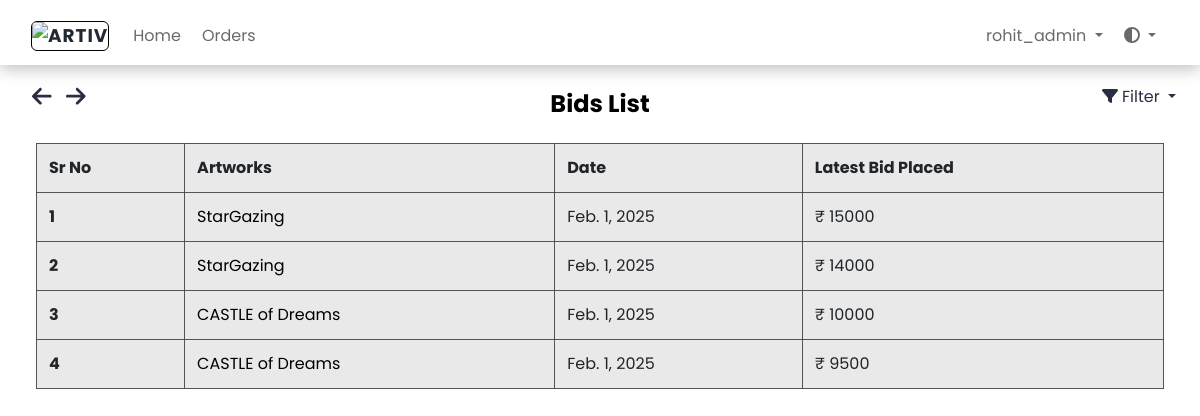
The app's page /dashboard/bidlist/ (signed in), older data.
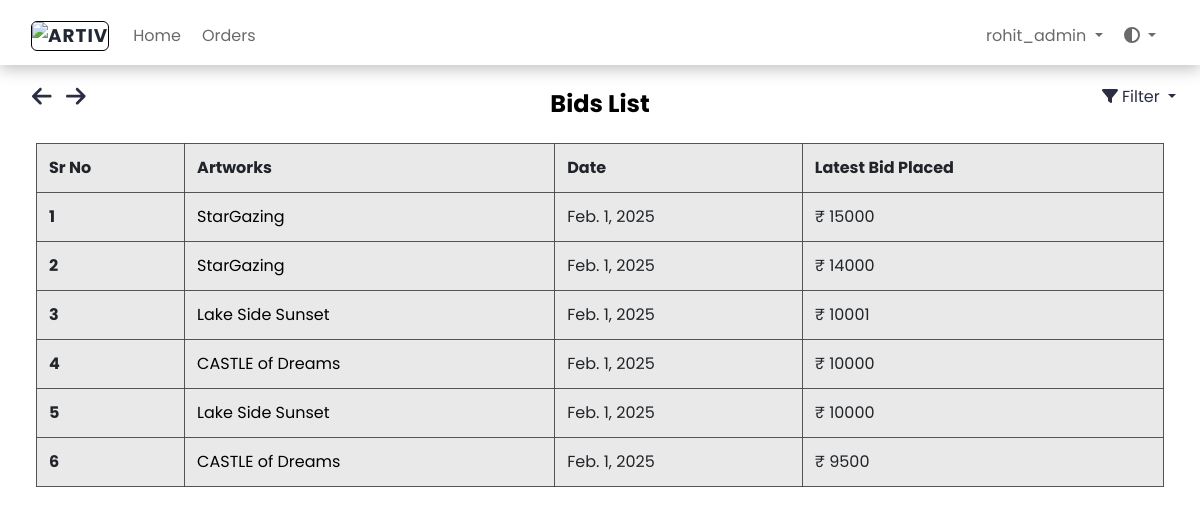
The same page, newer data.
### dashboard/models.py (models this page shows, shortened)
class Bid(models.Model):
    user = models.ForeignKey(settings.AUTH_USER_MODEL, on_delete=models.CASCADE)
    product = models.ForeignKey(Artwork, on_delete=models.CASCADE, related_name="bids")
    bid_date = models.DateField(auto_now_add=True)
    bid_amt = models.IntegerField(default=1)

class Artwork(models.Model):
    SALE_TYPE_CHOICES = [
        ("discount", "Discount"),
        ("auction", "Auction"),
    ]
    sale_type = models.CharField(
        max_length=50, choices=SALE_TYPE_CHOICES, default="auction"
    )
    product_id = models.CharField(max_length=255, default="", null=True)
    product_name = models.CharField(max_length=255, null=True)
    product_price = models.IntegerField(default=0, null=True)
    model_360 = models.FileField(upload_to="3d_models/", null=True, blank=True)  # 360 View Field
    opening_bid = models.IntegerField(default=0, null=True, blank=True)
    product_cat = models.ForeignKey(
        Catalogue, on_delete=models.CASCADE, null=True, blank=True
    )
    purchase_category = models.ForeignKey(  # Add this field
        PurchaseCategory, on_delete=models.CASCADE, null=True, blank=True
    )
    product_qty = models.IntegerField(default=0, null=True)
    product_image = models.ImageField(upload_to="arts/")
    dimension_unit = models.CharField(
        max_length=10, choices=[("cm", "Centimeters"), ("ft", "Feet")]
    )
    length_in_centimeters = models.FloatField(default=0, blank=True, null=True)
    width_in_centimeters = models.FloatField(default=0, blank=True, null=True)
    foot = models.FloatField(default=0, blank=True, null=True)
    inches = models.FloatField(default=0, blank=True, null=True)
    created_at = models.DateTimeField(auto_now_add=True)
    end_date = models.DateField(null=True, blank=True, db_index=True)
    favorited_by = models.ManyToManyField(User, related_name="favorite_artworks", blank=True)
    user = models.ForeignKey(
        settings.AUTH_USER_MODEL, on_delete=models.CASCADE, null=True, blank=True
    )
    is_sold = models.BooleanField(default=False)
    is_purchased = models.BooleanField(default=False)
    status = models.CharField(
        max_length=50,
        choices=[
            ("active", "Active"),
            ("closed", "Closed"),
            ("waiting_for_response", "Waiting for Response"),
            ("unsold", "Unsold"),
        ],
        default="active",
    )
    response_deadline = models.DateTimeField(blank=True, null=True, db_index=True)
    buyer_response = models.CharField(
        max_length=11,
        choices=[("yes", "Yes"), ("no", "No"), ("no_response", "No Response")],
        default="no_response",
    )
    discounted_price = models.DecimalField(
        max_digits=10, decimal_places=2, null=True, blank=True
    )
    def __str__(self):
        return self.product_name

### dashboard/views.py (the view)
# urls.py: path('bidlist/', views.BidListView.as_view(), name="bid_list"),
class BidListView(LoginRequiredMixin, ListView):
    model = Bid
    template_name = "dashboard/bids_list.html"
    context_object_name = "bids"
    ordering = ["-bid_amt"]  # Default ordering by highest bid
    def get_queryset(self):
        queryset = super().get_queryset()
        filter_param = self.request.GET.get("filter")
        if filter_param == "asc":
            queryset = queryset.order_by("bid_amt")  # Ascending order by bid amount
        elif filter_param == "desc":
            queryset = queryset.order_by("-bid_amt")  # Descending order by bid amount
        else:
            queryset = queryset.order_by(
                "-bid_amt"
            )  # Default to descending if no filter param
        return queryset

### art/context_processors.py (called while the page is built)
def catalogue_list(request):
    return {
        "catalogue_list": Catalogue.objects.all(),
        "purchase_categories": PurchaseCategory.objects.all(),
    }

### dashboard/models.py (called while the page is built)
    def __str__(self):
        return self.cat_name

### dashboard/templatetags/auth_extras.py (called while the page is built)
@register.filter(name='has_group')
def has_group(user, group_name):
    group = Group.objects.get(name=group_name)
    return True if group in user.groups.all() else False

### templates/dashboard/bids_list.html (shortened to what this page needs)
{% extends './base.html' %}
{% load static %}
{% block links %}
<link rel="stylesheet" href="{% static 'dashboard/css/ordermodel_list.css' %}">
<link rel="stylesheet" href="https://stackpath.bootstrapcdn.com/bootstrap/4.5.2/css/bootstrap.min.css">
{% endblock %}
{% block content %}
{% include './includes/header.html' %}
{% include "art/arrow_button.html" %}
{% load auth_extras %}
    <div class="app-content pt-3 p-md-3 p-lg-4">
        <div class="button-container">
            <i class="fa-solid fa-arrow-left" style="cursor:pointer; font-size:1.4rem; margin-right:10px" onclick="goBack()"></i>
            <i class="fa-solid fa-arrow-right" style="cursor:pointer; font-size:1.4rem; margin-right:15px" onclick="goForward()"></i>
        </div>
        <div class="container-fluid">
            <h1 class="app-page-title">Bids List</h1>
            <div class="filter-dropdown">
                <div class="dropdown-toggle" id="filterDropdown" style="cursor:pointer;" data-toggle="dropdown" aria-haspopup="true" aria-expanded="false">
                    <i class="fa-solid fa-filter"></i> Filter
                </div>
            </div>
        <div class="row g-4 mb-4">
            <div class="table-container">
                <table class="table table-bordered">
                    <thead>
                        <tr>
                            <th scope="col">Sr No</th>
                            <th scope="col">Artworks</th>
                            <th scope="col">Date</th>
                            <th scope="col">Latest Bid Placed</th>
                        </tr>
                    </thead>
                    <tbody>
                        {% for bid in object_list %}
                        <tr>
                            <th scope="row">{{ forloop.counter }}</th>
                            <td>
                                <a href="#" class="artworks-order" data-toggle="modal" data-target="#productModal" data-product-id="{{ bid.product.id }}" data-product-name="{{ bid.product }}" data-product-image-url="{{ bid.product.product_image.url }}" data-product-dimensions="{{ bid.product.length_in_centimeters }} x {{ bid.product.width_in_centimeters }} cm" data-product-catalogue="{{ bid.product.product_cat }}" data-product-opening-bid="₹ {{ bid.product.opening_bid }}" data-last-bid="{{ bid.bid_amt }}">{{ bid.product }}</a>
                            </td>
                            <td>{{ bid.bid_date }}</td>
                            <td>₹ {{ bid.bid_amt }}</td>
                        </tr>
                        {% empty %}
                        <tr>
                            <td colspan="5">
                                <h3>No artworks to show</h3>
                            </td>
                        </tr>
                        {% endfor %}
                    </tbody>
                </table>
            </div>
        </div>
</div>
{% endblock %}

### templates/dashboard/base.html (shortened to what this page needs)
<!DOCTYPE html>
<html lang="en">
<head>
    {% load static %}
    <link href="https://cdn.jsdelivr.net/npm/bootstrap@5.0.2/dist/css/bootstrap.min.css" rel="stylesheet">
    <link rel="stylesheet" href="{% static 'dashboard/css/style.css' %}">
    <link rel="stylesheet" href="{% static 'dashboard/css/form.css' %}">
    {% block links %}{% endblock %}
</head>
<body class="app">
    {% if user.is_authenticated %}
    {% block content %}{% endblock %}
    {% else %} {% include './404.html' %} {% endif %}
</body>
</html>

### templates/dashboard/includes/header.html (shortened to what this page needs)
{% load static %}
{% block links %}
<link rel="stylesheet" type="text/css" href="{% static 'dashboard/css/navbar.css' %}" />
{% endblock %}
{% load auth_extras %}
<body>
    <nav class="navbar navbar-expand-lg navbar-light fixed-top">
        <div class="container-fluid">
            <a class="navbar-brand" href="#" data-bs-toggle="modal" data-bs-target="#logoModal">
                <img src="{% static 'images/assets/ARTIV LOGO.png' %}" width="30" height="24" alt="ARTIV">
            </a>
            <div class="collapse navbar-collapse" id="navbarSupportedContent">
                <ul class="navbar-nav me-auto mb-2 mb-lg-0">
                    <li class="nav-item">
                        <a class="nav-link" href="{% url 'art:index' %}">Home</a>
                    </li>
                    {% if user.is_authenticated %}
                        <li class="nav-item">
                            <a class="nav-link" href="{% url 'dashboard:order_list' %}">Orders</a>
                        </li>
                    {% endif %}
                </ul>
                <ul class="navbar-nav ms-auto mb-2 mb-lg-0">
                    {% if user.is_authenticated %}
                        <li class="nav-item dropdown">
                            <a class="nav-link dropdown-toggle" href="#" id="userDropdown" role="button" data-bs-toggle="dropdown" aria-expanded="false">
                                {{ user }}
                            </a>
                        </li>
                    {% endif %}
                    <li class="nav-item dropdown">
                        <a class="nav-link dropdown-toggle" href="#" id="themeDropdown" role="button" data-bs-toggle="dropdown" aria-expanded="false">
                            <i class="fas fa-adjust"></i>
                        </a>
                    </li>
                </ul>
            </div>
        </div>
    </nav>
</body>
</html>

### templates/art/arrow_button.html (shortened to what this page needs)
<!DOCTYPE html>
<html lang="en">
<head>
</head>
<body>
</body>
</html>

### static/dashboard/css/ordermodel_list.css (style rules this page uses)
.artworks-order { color: black !important; text-decoration: none !important; }
.table { color: #000000; background-color: rgba(231, 231, 231, 0.9); border-collapse: collapse; margin: 0 auto; border-radius: 5px; border: 1px solid rgba(200, 200, 200, 0.9); }
.table th, .table tr, .table td { border: 1px solid rgba(68, 68, 68, 0.9) !important; }

### static/dashboard/css/navbar.css (style rules this page uses)
body { background-color: #ffffff !important; color: #2B2D42; }
html.loaded { visibility: visible; opacity: 1; transition: none; }
.navbar .navbar-brand { color: #E4E4E4; font-size: 1.15rem; font-weight: bold; letter-spacing: 1px; transition: color 0.3s ease; }
.navbar .navbar-brand img { border-radius: 6px; border: 1px solid black; }
.navbar .nav-link { color: #B0B0B0; margin-right: 5px; transition: color 0.3s ease, transform 0.3s ease; }
body.light-mode .navbar { background-color: #ffffff; color: #000; padding-top: 1rem !important; border-bottom: 1.5px solid rgba(255, 255, 255, 0.603); box-shadow: 0 4px 15px rgba(0, 0, 0, 0.25); }
body.light-mode .navbar .navbar-brand { color: #222831; }
body.light-mode .navbar .nav-link { color: #6a6a6a; }
:root { --border-color: black; }

### static/dashboard/css/unsold.css (style rules this page uses)
.row { justify-content: start; --bs-gutter-y: 1.5rem !important; }
:root { --card-bg-light: #ffffff; --card-bg-dark: #2c2c2c; --text-light: #000000; --text-dark: #ffffff; }
.filter-dropdown { position: absolute; top: 70px; right: 35px; }
.button-container { position: absolute; top: 85px; right: 10px; }

### static/dashboard/css/catalog_products.css (style rules this page uses)
.filter-dropdown { position: absolute; top: 70px; right: 35px; }
.button-container { position: absolute; top: 85px; left: 2rem; }

### static/dashboard/css/contact.css (style rules this page uses)
.button-container { position: absolute; top: 85px; left: 2rem; }
:root { --background-color: #ece9e9; --text-color: #000; --link-color: #343434; --link-hover-color: #000000; --title-color: #000; --contact-text-color: #000; }
body { background-color: var(--background-color); color: var(--text-color); }

### static/dashboard/css/faq.css (style rules this page uses)
:root { --background-color: #f8f9fa; --text-color: #000; --link-color: #007bff; --link-hover-color: #0056b3; --title-color: #000; --accordion-bg-color: #fff; --accordion-border-color: #ddd; --accordion-header-bg-color: #f7f7f7; --accordion-header-text-color: #000; }
body { background-color: var(--background-color); color: var(--text-color); }

### static/dashboard/css/index.css (style rules this page uses)
:root { --background-color: #ffffff; --text-color: #000; --link-color: #343434; --link-hover-color: #000000; --title-color: #000; --contact-text-color: #000; }
.row { justify-content: start; --bs-gutter-y: 1.5rem !important; }
.filter-dropdown { position: absolute; top: 70px; right: 35px; }
.button-container { position: absolute; top: 85px; left: 2rem; }

### static/home/css/about.css (style rules this page uses)
.light-mode h1, .light-mode h4 { color: black ; }
body, h1, h4, p { margin: 0; padding: 0; }
h1, h4 { text-align: center; }
.container-fluid h1 { margin-top: 10px; }

### static/dashboard/css/artwork_detail.css (style rules this page uses)
:root { --card-bg-light: #eaddcc; --card-bg-dark: #2D2A32; --text-light: #000000; --text-dark: #ffffff; }
body { color: var(--text-color); }
body.light-mode { --text-color: var(--text-light); }
.button-container { position: absolute; top: 85px; left: 2rem; }

### templates/dashboard/bids_list.html (style rules this page uses)
body { font-family: 'Poppins', sans-serif; }
.filter-dropdown { position: absolute; top: 85px; right: 1.5rem; }

### templates/dashboard/base.html (style rules this page uses)
body { background-color: #f4ede4 !important; color: #2B2D42; }

Row changes from the older to the newer data that the page shows:
added Bid: product "Lake Side Sunset", bid_date "Feb. 1, 2025", bid_amt "10001"
added Bid: product "Lake Side Sunset", bid_date "Feb. 1, 2025", bid_amt "10000"
